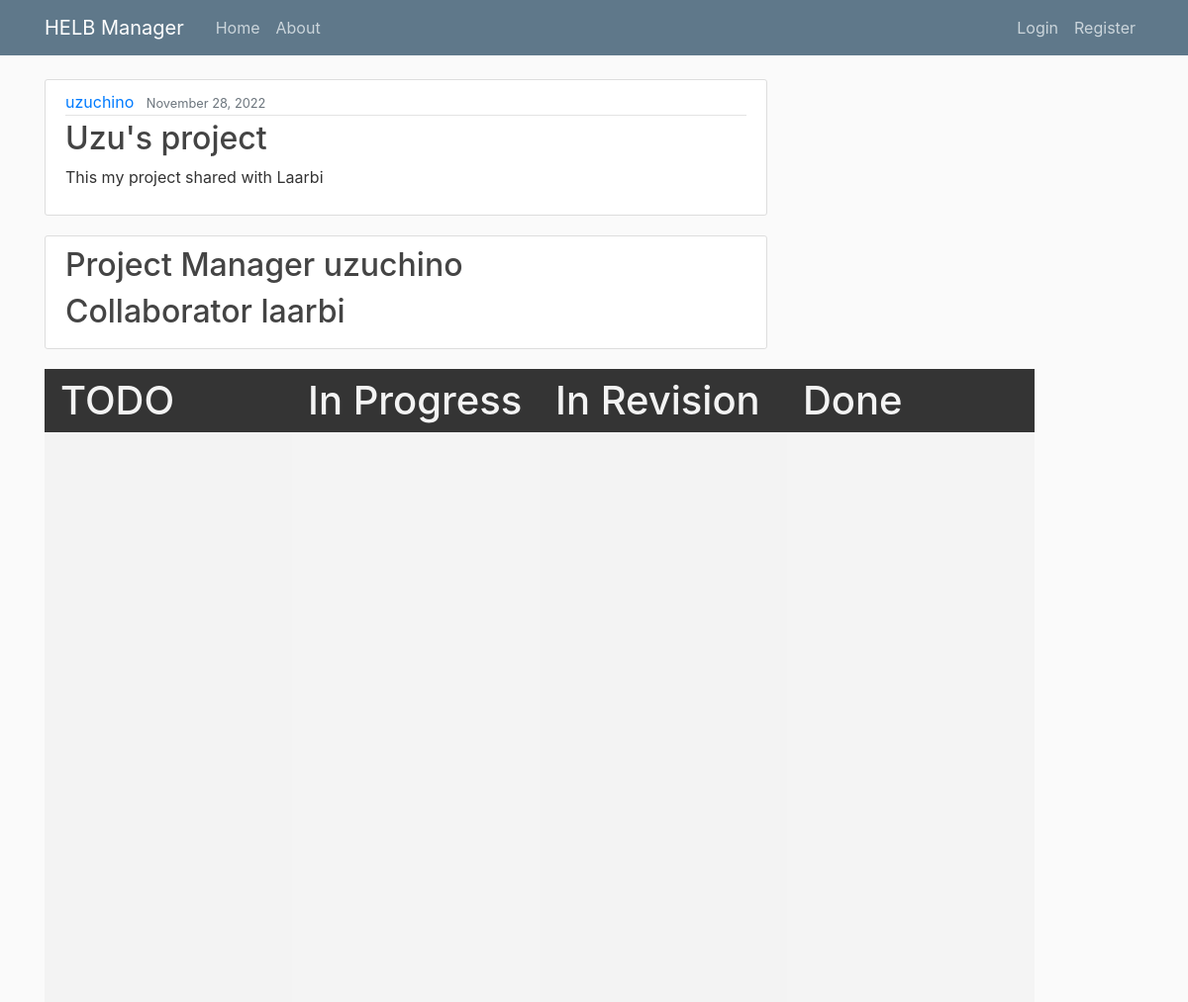
The app's page /project/12/, older data.
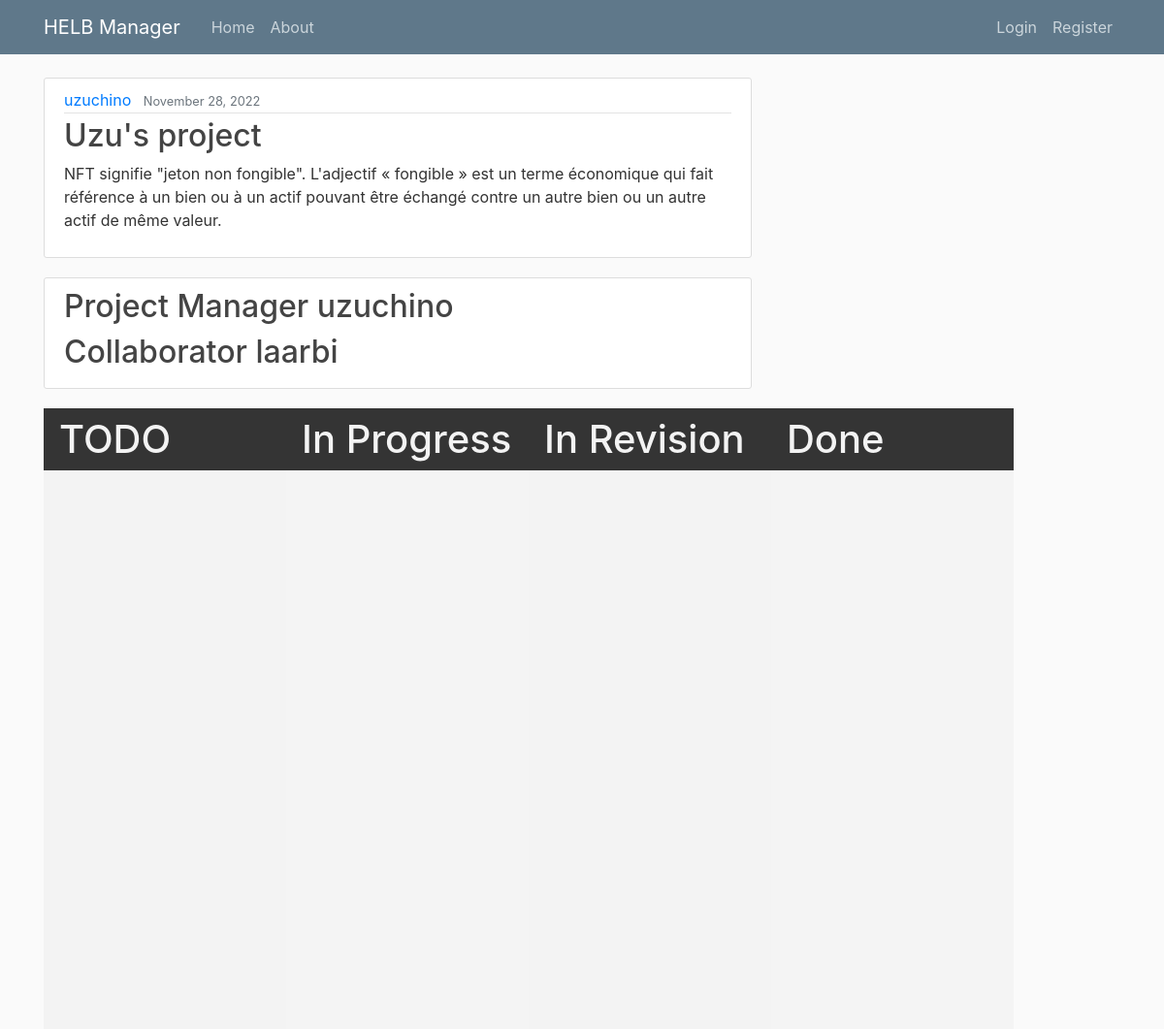
The same page, newer data.
### HELBManager/models.py (models this page shows, shortened)
class Project(models.Model):
    title= models.CharField(max_length=100)
    content= models.TextField()
    date_posted= models.DateTimeField(default=timezone.now)
    author= models.ForeignKey(User, on_delete=models.CASCADE)
    members = models.ManyToManyField(User, related_name='members', null=True, blank=True)
    status = models.CharField(max_length=100, default='TODO;In Progress;In Revision;Done')
    def get_status_as_list(self):
        return self.status.split(';')

### HELBManager/views.py (the view)
# urls.py: path('project/<int:pk>/', ProjectDetailView.as_view(), name='project-detail'),
class ProjectDetailView(DetailView):
    model = Project
    members = model.members

### HELBManager/templates/HELBManager/project_detail.html (shortened to what this page needs)
{% extends "HELBManager/base.html" %}
{% load static %}
{% block content %}
<head>
	<link rel="stylesheet" href="{% static 'HELBManager/style.css' %}" />
</head>
<article class="media content-section">
    <div class="media-body">
        <div class="article-metadata">
            <a class="mr-2" href="#">{{ object.author }}</a>
            <small class="text-muted">{{ object.date_posted|date:"F d, Y" }}</small>
        </div>
        <h2 class="article-title"> {{ object.title }}</h2>
        <p class="article-content">{{ object.content }}</p>
    </div>
</article>
    <article class="media content-section">
        <div>
            <h2>Project Manager {{ object.author }}</h2>
                  {% for member in object.members.all %}
                      <h2>Collaborator {{ member }} </h2>
                  {% endfor  %}
        </div>
    </article>
    <div class="todo-container">
        {% for status in object.get_status_as_list %}
            {% if forloop.first %}
                <div class="status" id="no_status">
                    <h1>{{ status }}</h1>
                </div>
            {% else %}
                <div class="status">
                    <h1>{{ status }}</h1>
                </div>
            {% endif %}
        {% endfor %}
    </div>
{% endblock content %}

Row changes from the older to the newer data that the page shows:
changed Project "Uzu's project": content "This my project shared with Laarbi" → "NFT signifie \"jeton non fongible\". L'adjectif « fongible » est un terme économique qui fait référence à un bien ou à un actif pouvant être échangé contre un autre bien ou un autre actif de même valeur."
